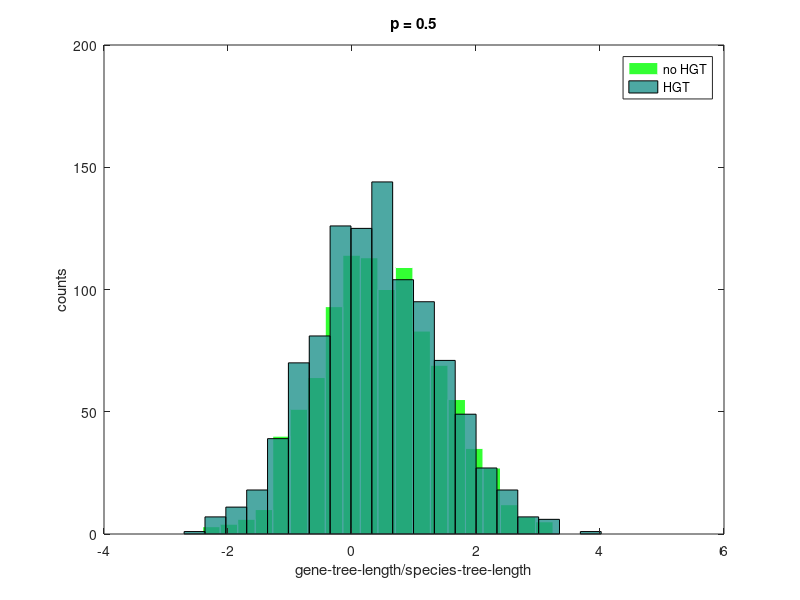

Here is the MATLAB script that generated this plot: (Note: this script raises an error after producing the figure.)
figure

data1 = normrnd(0.43,1,1000,1);
data2 = normrnd(0.45,1,1000,1);

hist(data1,20)
h1 = findobj(gca,'Type','patch');
set(h1,'FaceColor','g','EdgeColor','w','facealpha',0.75)
hold on
hist(data2,20)
h2 = findobj(gca,'Type','patch');
set(h2,'facealpha',0.8);
ylabel('counts')
xlabel('gene-tree-length/species-tree-length')
legend('no HGT','HGT')
title('p = 0.5');

clear;clc;
addpath('..');
addpath('../../helpers');
c = randi([0 1],200,1)*2-1;
d = cumsum(c);
d = d + 1000;
[mid, uppr, lowr ] = bollinger(d, 20, 1, 1.2);
plot([mid uppr lowr d]); grid;
[ pl, balance_cum, trds ] = TestRoulette(d);
plot(balance_cum);